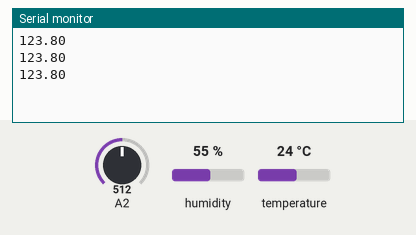
Bench run of a sketch on a simulated Arduino Uno, built with avr-gcc and run on an emulated ATmega328P. Parts: the last lines printed to the serial monitor. Inputs (shaded band) come from the test bench; at power-on: A2 = 512, humidity 55 %, temperature 24 °C.

Above: at 1.3 s.
1.4 s: A2 set to 716
At 2.0 s:
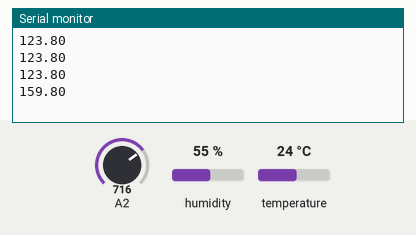
2.9 s: A2 set to 900
At 3.6 s:
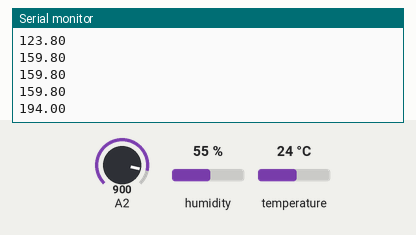
Timing chart, 0 to 5.9 s (numbered marks = the images above; inputs shaded):
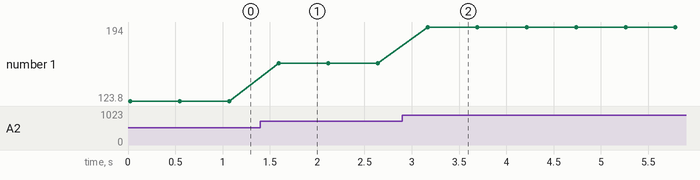

The sketch:

DigitalThermometer.ino
```cpp
#include <dht.h>     // DHT library

#define dht_apin A0  // Analog pin to which the sensor is connected
dht DHT;
               /*Uncomment and comment*/
void toFahrenheit(int voltage)
{
  //Convert to celsius
  float celsius = voltage/10;
  //Convert to fahrenheit from celsius
  float fahrenheit = (celsius * 9/5) + 32;
  Serial.println(fahrenheit);
}
void setup(void)
{
  Serial.begin(9600);


}

void loop(void)
{
    // Read apin on DHT11
    DHT.read11(dht_apin);
    toFahrenheit((analogRead(DHT.temperature)));
    delay(500);
}
                           /*END OF FILE*/
```

Measured:
- after the input at 1.4 s, the serial monitor: prints a new line after 0.20 s (image 1)
- after the input at 2.9 s, the serial monitor: prints a new line after 0.27 s (image 2)
- plotted number 1: 123.8 → 159.8 after the input at 1.4 s, 159.8 → 194 after the input at 2.9 s
